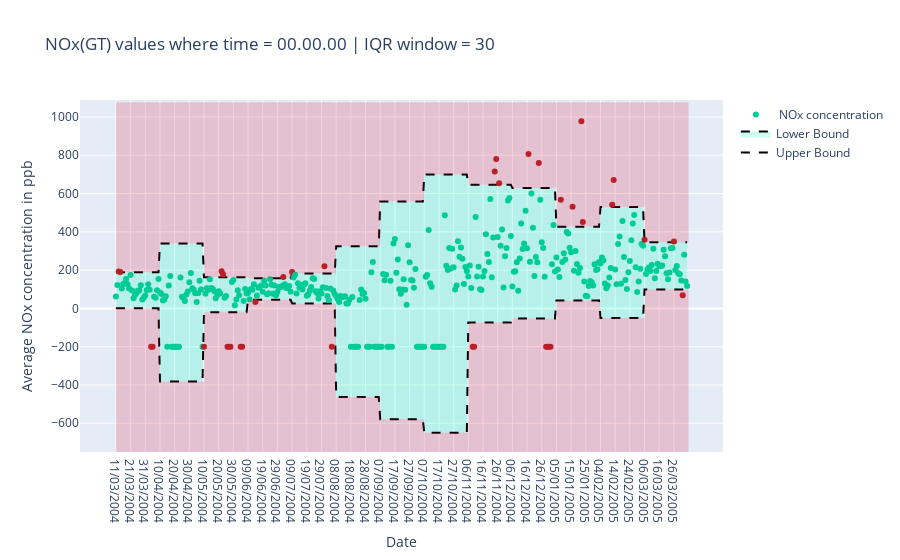

This figure's notebook cell:
### Code cell
fig = go.Figure()

x0,x1=0,step
for low,up in zip(plot_lower_bounds,plot_upper_bounds):
    
    fig.add_shape(type="rect", x0=x0, y0=low, x1=x1, y1=plot_lower_bounds.min()-100,
    line=dict(width=0), fillcolor="crimson", opacity=0.2)
    
    fig.add_shape(type="rect", x0=x0, y0=up, x1=x1, y1=df[feature].max()+100,
    line=dict(width=0), fillcolor="crimson", opacity=0.2)

    x0+=step
    x1+=step
    
fig.add_trace(go.Scatter(x=df['Date'], 
                         y=upper_bounds,
                         line = dict(color='black', dash='dash'),
                         mode="lines", name='Upper Bound' ))


fig.add_trace(go.Scatter(x=df['Date'], 
                         y=lower_bounds,
                         line = dict(color='black',dash='dash'),
                         mode="lines", name='Lower Bound', fill='tonextx'  ,fillcolor='rgba(0,255,188,0.2)'))



fig.add_trace(go.Scatter(x=df['Date'], 
                         y=df[feature],
                         marker = dict(color=list(map(setcolor, iqr_outliers))),
                         mode="markers", name=' NOx concentration'))

fig.update_layout(
    title=feature+" values where time = "+time+" | IQR window = "+str(step),
    xaxis_title="Date", 
    yaxis_title='Average NOx concentration in ppb '
)
fig.show()

### Figure 1 — Plotly figure (JSON) as saved in the notebook; plotly's stock layout.template omitted (floating-point values rounded to 4 significant figures; data arrays with more than 128 entries replaced by an {"elided": "..."} marker saying what was removed)
{"data": [{"line": {"color": "black", "dash": "dash"}, "mode": "lines", "name": "Upper Bound", "type": "scatter", "x": {"elided": "390 str values"}, "y": {"elided": "390 float values"}}, {"fill": "tonextx", "fillcolor": "rgba(0,255,188,0.2)", "line": {"color": "black", "dash": "dash"}, "mode": "lines", "name": "Lower Bound", "type": "scatter", "x": {"elided": "390 str values"}, "y": {"elided": "390 float values"}}, {"marker": {"color": {"elided": "390 str values"}}, "mode": "markers", "name": " NOx concentration", "type": "scatter", "x": {"elided": "390 str values"}, "y": {"elided": "390 int values"}}], "layout": {"shapes": [{"fillcolor": "crimson", "line": {"width": 0}, "opacity": 0.2, "type": "rect", "x0": 0, "x1": 30, "y0": 1, "y1": -750}, {"fillcolor": "crimson", "line": {"width": 0}, "opacity": 0.2, "type": "rect", "x0": 0, "x1": 30, "y0": 188.5, "y1": 1077}, {"fillcolor": "crimson", "line": {"width": 0}, "opacity": 0.2, "type": "rect", "x0": 30, "x1": 60, "y0": -382, "y1": -750}, {"fillcolor": "crimson", "line": {"width": 0}, "opacity": 0.2, "type": "rect", "x0": 30, "x1": 60, "y0": 338.8, "y1": 1077}, {"fillcolor": "crimson", "line": {"width": 0}, "opacity": 0.2, "type": "rect", "x0": 60, "x1": 90, "y0": -20.5, "y1": -750}, {"fillcolor": "crimson", "line": {"width": 0}, "opacity": 0.2, "type": "rect", "x0": 60, "x1": 90, "y0": 163.2, "y1": 1077}, {"fillcolor": "crimson", "line": {"width": 0}, "opacity": 0.2, "type": "rect", "x0": 90, "x1": 120, "y0": 44.75, "y1": -750}, {"fillcolor": "crimson", "line": {"width": 0}, "opacity": 0.2, "type": "rect", "x0": 90, "x1": 120, "y0": 157.2, "y1": 1077}, {"fillcolor": "crimson", "line": {"width": 0}, "opacity": 0.2, "type": "rect", "x0": 120, "x1": 150, "y0": 26, "y1": -750}, {"fillcolor": "crimson", "line": {"width": 0}, "opacity": 0.2, "type": "rect", "x0": 120, "x1": 150, "y0": 182, "y1": 1077}, {"fillcolor": "crimson", "line": {"width": 0}, "opacity": 0.2, "type": "rect", "x0": 150, "x1": 180, "y0": -462.2, "y1": -750}, {"fillcolor": "crimson", "line": {"width": 0}, "opacity": 0.2, "type": "rect", "x0": 150, "x1": 180, "y0": 324.5, "y1": 1077}, {"fillcolor": "crimson", "line": {"width": 0}, "opacity": 0.2, "type": "rect", "x0": 180, "x1": 210, "y0": -579, "y1": -750}, {"fillcolor": "crimson", "line": {"width": 0}, "opacity": 0.2, "type": "rect", "x0": 180, "x1": 210, "y0": 558, "y1": 1077}, {"fillcolor": "crimson", "line": {"width": 0}, "opacity": 0.2, "type": "rect", "x0": 210, "x1": 240, "y0": -650, "y1": -750}, {"fillcolor": "crimson", "line": {"width": 0}, "opacity": 0.2, "type": "rect", "x0": 210, "x1": 240, "y0": 700, "y1": 1077}, {"fillcolor": "crimson", "line": {"width": 0}, "opacity": 0.2, "type": "rect", "x0": 240, "x1": 270, "y0": -73.25, "y1": -750}, {"fillcolor": "crimson", "line": {"width": 0}, "opacity": 0.2, "type": "rect", "x0": 240, "x1": 270, "y0": 645.2, "y1": 1077}, {"fillcolor": "crimson", "line": {"width": 0}, "opacity": 0.2, "type": "rect", "x0": 270, "x1": 300, "y0": -53, "y1": -750}, {"fillcolor": "crimson", "line": {"width": 0}, "opacity": 0.2, "type": "rect", "x0": 270, "x1": 300, "y0": 629.5, "y1": 1077}, {"fillcolor": "crimson", "line": {"width": 0}, "opacity": 0.2, "type": "rect", "x0": 300, "x1": 330, "y0": 40.75, "y1": -750}, {"fillcolor": "crimson", "line": {"width": 0}, "opacity": 0.2, "type": "rect", "x0": 300, "x1": 330, "y0": 427, "y1": 1077}, {"fillcolor": "crimson", "line": {"width": 0}, "opacity": 0.2, "type": "rect", "x0": 330, "x1": 360, "y0": -50.5, "y1": -750}, {"fillcolor": "crimson", "line": {"width": 0}, "opacity": 0.2, "type": "rect", "x0": 330, "x1": 360, "y0": 529.2, "y1": 1077}, {"fillcolor": "crimson", "line": {"width": 0}, "opacity": 0.2, "type": "rect", "x0": 360, "x1": 390, "y0": 98.5, "y1": -750}, {"fillcolor": "crimson", "line": {"width": 0}, "opacity": 0.2, "type": "rect", "x0": 360, "x1": 390, "y0": 345.2, "y1": 1077}], "title": {"text": "NOx(GT) values where time = 00.00.00 | IQR window = 30"}, "xaxis": {"title": {"text": "Date"}}, "yaxis": {"title": {"text": "Average NOx concentration in ppb "}}}}
